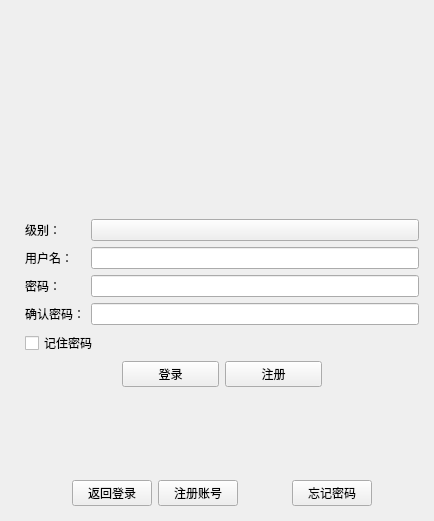
<?xml version="1.0" encoding="UTF-8"?>
<ui version="4.0">
 <class>user_management</class>
 <widget class="QWidget" name="user_management">
  <property name="geometry">
   <rect>
    <x>0</x>
    <y>0</y>
    <width>434</width>
    <height>521</height>
   </rect>
  </property>
  <property name="sizePolicy">
   <sizepolicy hsizetype="Fixed" vsizetype="Fixed">
    <horstretch>0</horstretch>
    <verstretch>0</verstretch>
   </sizepolicy>
  </property>
  <property name="windowTitle">
   <string>MainWindow</string>
  </property>
  <property name="styleSheet">
   <string notr="true"/>
  </property>
  <layout class="QGridLayout" name="gridLayout_6">
   <property name="leftMargin">
    <number>25</number>
   </property>
   <property name="topMargin">
    <number>25</number>
   </property>
   <property name="rightMargin">
    <number>15</number>
   </property>
   <property name="bottomMargin">
    <number>15</number>
   </property>
   <item row="0" column="0">
    <layout class="QGridLayout" name="gridLayout">
     <item row="2" column="0">
      <spacer name="verticalSpacer_2">
       <property name="orientation">
        <enum>Qt::Vertical</enum>
       </property>
       <property name="sizeHint" stdset="0">
        <size>
         <width>20</width>
         <height>40</height>
        </size>
       </property>
      </spacer>
     </item>
     <item row="5" column="0">
      <layout class="QHBoxLayout" name="horizontalLayout_3">
       <item>
        <spacer name="horizontalSpacer_2">
         <property name="orientation">
          <enum>Qt::Horizontal</enum>
         </property>
         <property name="sizeHint" stdset="0">
          <size>
           <width>40</width>
           <height>20</height>
          </size>
         </property>
        </spacer>
       </item>
       <item>
        <widget class="PushButton" name="signinbutton">
         <property name="sizePolicy">
          <sizepolicy hsizetype="Expanding" vsizetype="Fixed">
           <horstretch>0</horstretch>
           <verstretch>0</verstretch>
          </sizepolicy>
         </property>
         <property name="text">
          <string>登录</string>
         </property>
        </widget>
       </item>
       <item>
        <widget class="PushButton" name="signupbutton">
         <property name="sizePolicy">
          <sizepolicy hsizetype="Expanding" vsizetype="Fixed">
           <horstretch>0</horstretch>
           <verstretch>0</verstretch>
          </sizepolicy>
         </property>
         <property name="text">
          <string>注册</string>
         </property>
        </widget>
       </item>
       <item>
        <spacer name="horizontalSpacer">
         <property name="orientation">
          <enum>Qt::Horizontal</enum>
         </property>
         <property name="sizeHint" stdset="0">
          <size>
           <width>40</width>
           <height>20</height>
          </size>
         </property>
        </spacer>
       </item>
      </layout>
     </item>
     <item row="6" column="0">
      <spacer name="verticalSpacer_3">
       <property name="orientation">
        <enum>Qt::Vertical</enum>
       </property>
       <property name="sizeHint" stdset="0">
        <size>
         <width>20</width>
         <height>40</height>
        </size>
       </property>
      </spacer>
     </item>
     <item row="0" column="0">
      <spacer name="verticalSpacer_4">
       <property name="orientation">
        <enum>Qt::Vertical</enum>
       </property>
       <property name="sizeHint" stdset="0">
        <size>
         <width>20</width>
         <height>40</height>
        </size>
       </property>
      </spacer>
     </item>
     <item row="7" column="0">
      <layout class="QHBoxLayout" name="horizontalLayout_2">
       <item>
        <spacer name="horizontalSpacer_8">
         <property name="orientation">
          <enum>Qt::Horizontal</enum>
         </property>
         <property name="sizeHint" stdset="0">
          <size>
           <width>40</width>
           <height>20</height>
          </size>
         </property>
        </spacer>
       </item>
       <item>
        <widget class="HyperlinkButton" name="signin">
         <property name="text">
          <string>返回登录</string>
         </property>
        </widget>
       </item>
       <item>
        <widget class="HyperlinkButton" name="signup">
         <property name="text">
          <string>注册账号</string>
         </property>
        </widget>
       </item>
       <item>
        <spacer name="horizontalSpacer_9">
         <property name="orientation">
          <enum>Qt::Horizontal</enum>
         </property>
         <property name="sizeHint" stdset="0">
          <size>
           <width>40</width>
           <height>20</height>
          </size>
         </property>
        </spacer>
       </item>
       <item>
        <widget class="HyperlinkButton" name="forget">
         <property name="text">
          <string>忘记密码</string>
         </property>
        </widget>
       </item>
       <item>
        <spacer name="horizontalSpacer_3">
         <property name="orientation">
          <enum>Qt::Horizontal</enum>
         </property>
         <property name="sizeHint" stdset="0">
          <size>
           <width>40</width>
           <height>20</height>
          </size>
         </property>
        </spacer>
       </item>
      </layout>
     </item>
     <item row="3" column="0">
      <layout class="QGridLayout" name="gridLayout_5">
       <item row="1" column="1">
        <widget class="LineEdit" name="username"/>
       </item>
       <item row="2" column="1">
        <widget class="PasswordLineEdit" name="password"/>
       </item>
       <item row="0" column="0">
        <widget class="BodyLabel" name="level">
         <property name="text">
          <string>级别：</string>
         </property>
        </widget>
       </item>
       <item row="3" column="0">
        <widget class="BodyLabel" name="passwordlab_2">
         <property name="text">
          <string>确认密码：</string>
         </property>
        </widget>
       </item>
       <item row="1" column="0">
        <widget class="BodyLabel" name="username_2">
         <property name="text">
          <string>用户名：</string>
         </property>
        </widget>
       </item>
       <item row="0" column="1">
        <widget class="ComboBox" name="comboBox"/>
       </item>
       <item row="3" column="1">
        <widget class="PasswordLineEdit" name="password_2"/>
       </item>
       <item row="2" column="0">
        <widget class="BodyLabel" name="passwordlab">
         <property name="text">
          <string>密码：</string>
         </property>
        </widget>
       </item>
      </layout>
     </item>
     <item row="4" column="0">
      <layout class="QHBoxLayout" name="horizontalLayout_7">
       <item>
        <widget class="CheckBox" name="checkBox">
         <property name="text">
          <string>记住密码</string>
         </property>
        </widget>
       </item>
       <item>
        <spacer name="horizontalSpacer_7">
         <property name="orientation">
          <enum>Qt::Horizontal</enum>
         </property>
         <property name="sizeHint" stdset="0">
          <size>
           <width>0</width>
           <height>0</height>
          </size>
         </property>
        </spacer>
       </item>
       <item>
        <widget class="QLabel" name="warning">
         <property name="font">
          <font>
           <family>微软雅黑</family>
          </font>
         </property>
         <property name="text">
          <string/>
         </property>
        </widget>
       </item>
      </layout>
     </item>
     <item row="1" column="0">
      <layout class="QHBoxLayout" name="horizontalLayout_5">
       <item>
        <widget class="QLabel" name="label_3">
         <property name="sizePolicy">
          <sizepolicy hsizetype="Fixed" vsizetype="Fixed">
           <horstretch>0</horstretch>
           <verstretch>0</verstretch>
          </sizepolicy>
         </property>
         <property name="maximumSize">
          <size>
           <width>200</width>
           <height>200</height>
          </size>
         </property>
         <property name="styleSheet">
          <string notr="true"/>
         </property>
         <property name="text">
          <string/>
         </property>
         <property name="pixmap">
          <pixmap>resources/logo_new.png</pixmap>
         </property>
         <property name="scaledContents">
          <bool>true</bool>
         </property>
         <property name="wordWrap">
          <bool>false</bool>
         </property>
        </widget>
       </item>
      </layout>
     </item>
    </layout>
   </item>
  </layout>
 </widget>
 <customwidgets>
  <customwidget>
   <class>CheckBox</class>
   <extends>QCheckBox</extends>
   <header>qfluentwidgets</header>
  </customwidget>
  <customwidget>
   <class>ComboBox</class>
   <extends>QPushButton</extends>
   <header>qfluentwidgets</header>
  </customwidget>
  <customwidget>
   <class>HyperlinkButton</class>
   <extends>PushButton</extends>
   <header>qfluentwidgets</header>
  </customwidget>
  <customwidget>
   <class>PushButton</class>
   <extends>QPushButton</extends>
   <header>qfluentwidgets</header>
  </customwidget>
  <customwidget>
   <class>BodyLabel</class>
   <extends>QLabel</extends>
   <header>qfluentwidgets</header>
  </customwidget>
  <customwidget>
   <class>LineEdit</class>
   <extends>QLineEdit</extends>
   <header>qfluentwidgets</header>
  </customwidget>
  <customwidget>
   <class>PasswordLineEdit</class>
   <extends>LineEdit</extends>
   <header>qfluentwidgets</header>
  </customwidget>
 </customwidgets>
 <resources/>
 <connections/>
</ui>
